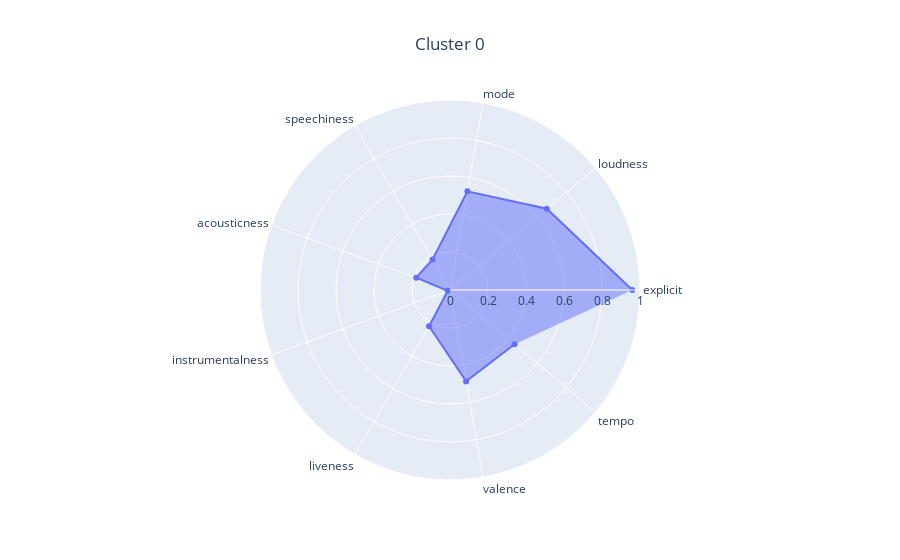
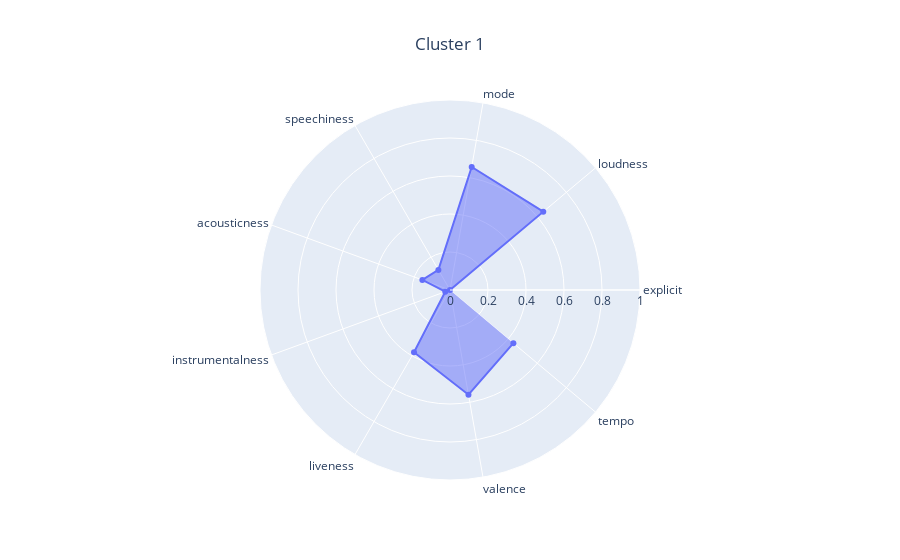
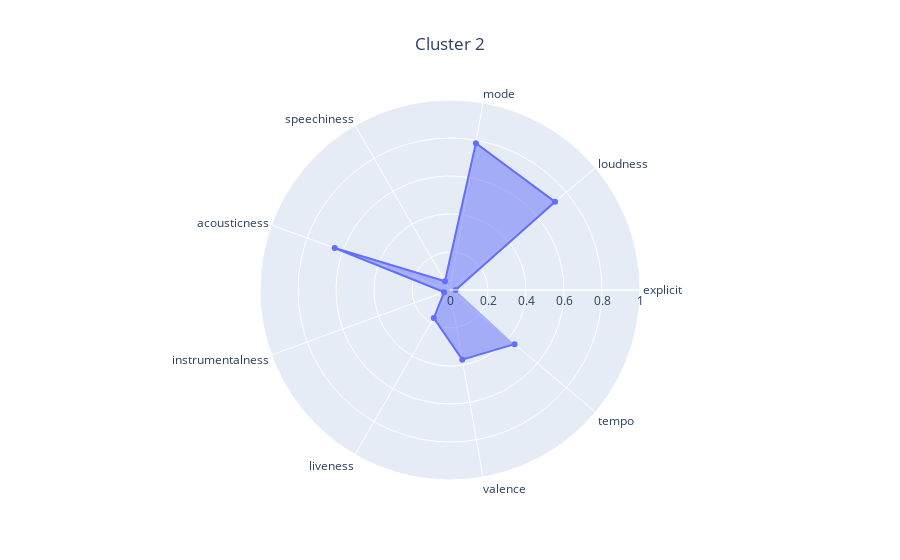
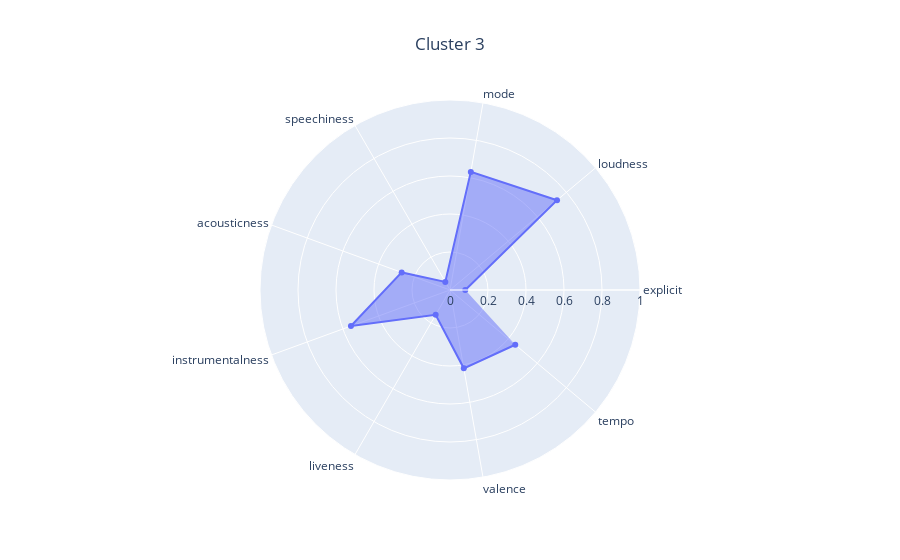

Here is the notebook cell these charts were saved with, in order:
### Code cell
clustering = KMeans(n_clusters=5, n_init="auto", random_state=0)
clustering.fit(X)

kmeans_analyzer = KMeansAnalyzer(df_songs_info, clustering_visualizer)
kmeans_analyzer.analyze_clustering(X, clustering)

### Figure 1 — Plotly figure (JSON) as saved in the notebook; plotly's stock layout.template omitted (floating-point values rounded to 4 significant figures)
{"data": [{"fill": "toself", "r": [0.9595, 0.6652, 0.5276, 0.1846, 0.1894, 0.01234, 0.2203, 0.4885, 0.4441], "theta": ["explicit", "loudness", "mode", "speechiness", "acousticness", "instrumentalness", "liveness", "valence", "tempo"], "type": "scatterpolar"}], "layout": {"title": {"text": "Cluster 0", "x": 0.5}, "polar": {"radialaxis": {"range": [0, 1]}}}}

### Figure 2 — Plotly figure (JSON) as saved in the notebook; plotly's stock layout.template omitted (floating-point values rounded to 4 significant figures)
{"data": [{"fill": "toself", "r": [0.0, 0.6408, 0.6577, 0.1222, 0.1548, 0.02647, 0.3789, 0.5598, 0.4356], "theta": ["explicit", "loudness", "mode", "speechiness", "acousticness", "instrumentalness", "liveness", "valence", "tempo"], "type": "scatterpolar"}], "layout": {"title": {"text": "Cluster 1", "x": 0.5}, "polar": {"radialaxis": {"range": [0, 1]}}}}

### Figure 3 — Plotly figure (JSON) as saved in the notebook; plotly's stock layout.template omitted (floating-point values rounded to 4 significant figures)
{"data": [{"fill": "toself", "r": [0.02953, 0.7219, 0.7848, 0.0528, 0.646, 0.03323, 0.1707, 0.3721, 0.4434], "theta": ["explicit", "loudness", "mode", "speechiness", "acousticness", "instrumentalness", "liveness", "valence", "tempo"], "type": "scatterpolar"}], "layout": {"title": {"text": "Cluster 2", "x": 0.5}, "polar": {"radialaxis": {"range": [0, 1]}}}}

### Figure 4 — Plotly figure (JSON) as saved in the notebook; plotly's stock layout.template omitted (floating-point values rounded to 4 significant figures)
{"data": [{"fill": "toself", "r": [0.08042, 0.7353, 0.6313, 0.04934, 0.2708, 0.5548, 0.1509, 0.4187, 0.4483], "theta": ["explicit", "loudness", "mode", "speechiness", "acousticness", "instrumentalness", "liveness", "valence", "tempo"], "type": "scatterpolar"}], "layout": {"title": {"text": "Cluster 3", "x": 0.5}, "polar": {"radialaxis": {"range": [0, 1]}}}}
